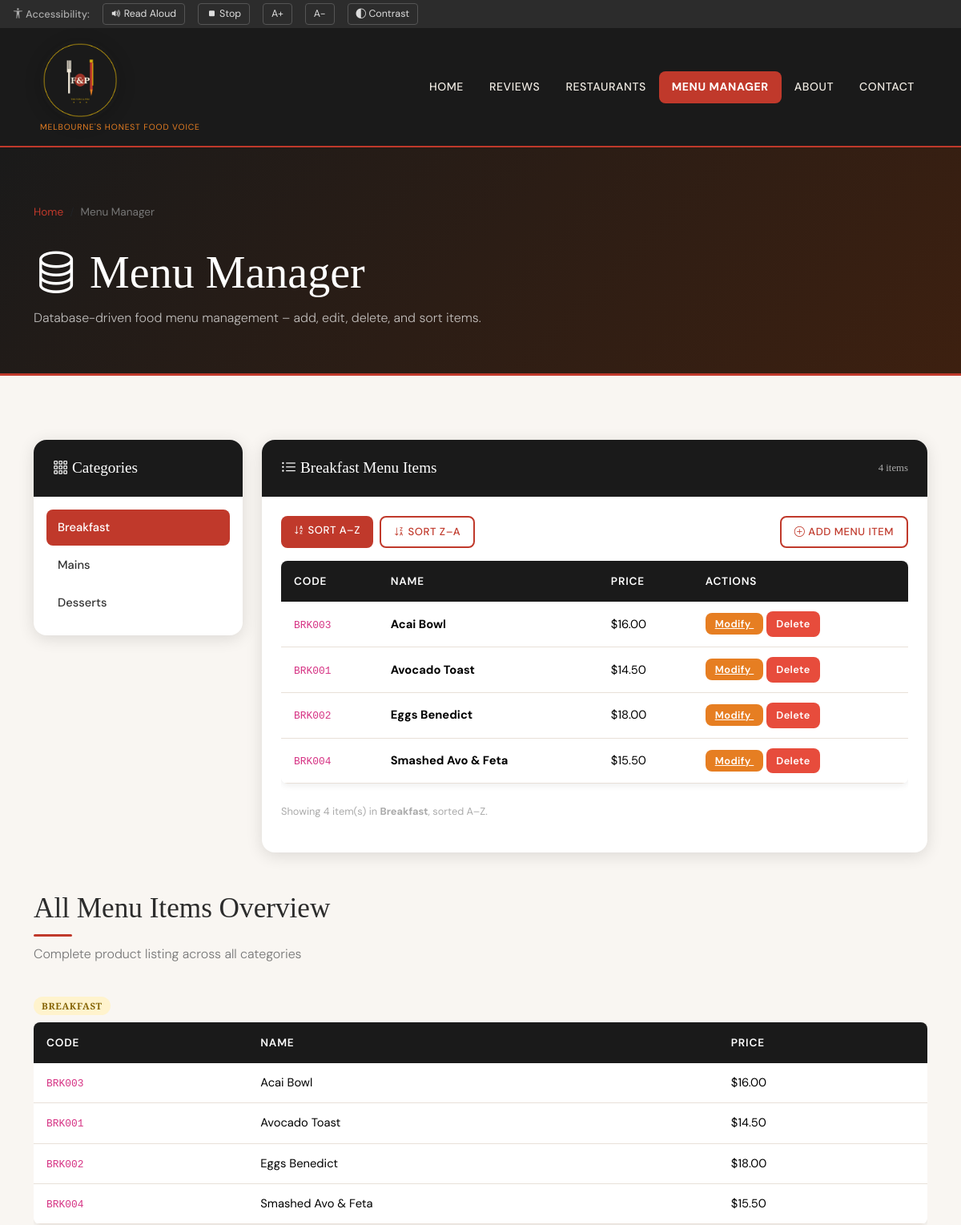
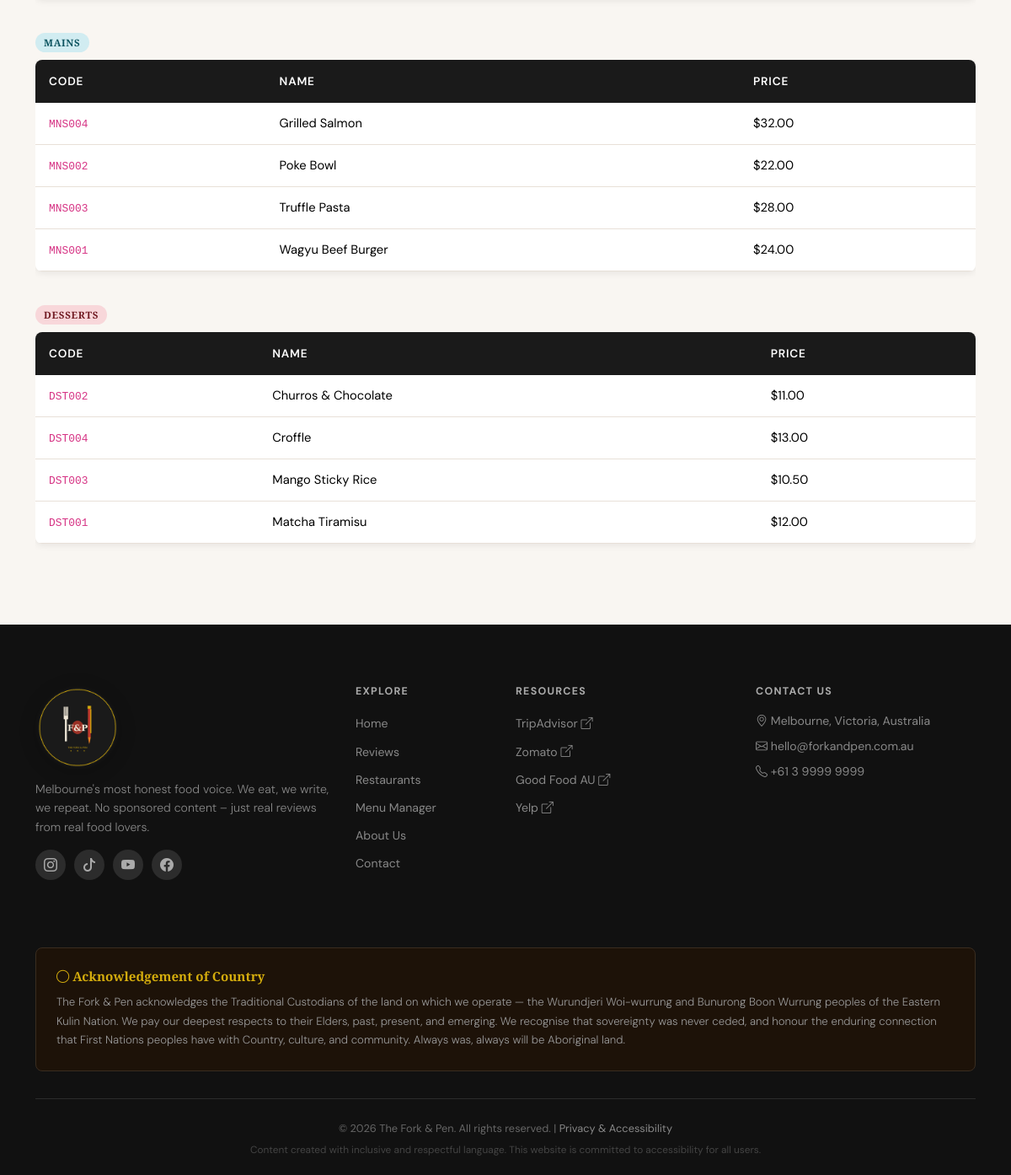
The page /menu_manager.php on the database its author committed (2 pictures, top to bottom).
### tables this page shows
CREATE TABLE Categories (
    categoryID   INT AUTO_INCREMENT PRIMARY KEY,
    categoryName VARCHAR(100) NOT NULL
);

CREATE TABLE Products (
    productID   INT AUTO_INCREMENT PRIMARY KEY,
    categoryID  INT NOT NULL,
    productCode VARCHAR(20) NOT NULL,
    productName VARCHAR(150) NOT NULL,
    listPrice   DECIMAL(10,2) NOT NULL,
    FOREIGN KEY (categoryID) REFERENCES Categories(categoryID)
);

### menu_manager.php (the view, shortened to what this page needs)
<?php
include 'includes/db_connect.php';
$sortOrder = 'ASC';
$activeCatID = isset($_GET['cat']) ? intval($_GET['cat']) : 0;
$categories = [];
$catResult = $conn->query(
    "SELECT categoryID, categoryName FROM Categories ORDER BY categoryID ASC"
);
if ($catResult) {
    while ($row = $catResult->fetch_assoc()) {
        $categories[] = $row;
    }
}
if ($activeCatID <= 0 && count($categories) > 0) {
    $activeCatID = $categories[0]['categoryID'];
}
$products = [];
if ($activeCatID > 0) {
    $stmt = $conn->prepare(
        "SELECT p.productID, p.productCode, p.productName, p.listPrice, c.categoryName
         FROM Products p
         JOIN Categories c ON p.categoryID = c.categoryID
         WHERE p.categoryID = ?
         ORDER BY p.productName " . $sortOrder
    );
    $stmt->bind_param('i', $activeCatID);
    $stmt->execute();
    $result = $stmt->get_result();
    while ($row = $result->fetch_assoc()) {
        $products[] = $row;
    }
}
$activeCatName = '';
foreach ($categories as $cat) {
    if ($cat['categoryID'] === $activeCatID) {
        $activeCatName = $cat['categoryName'];
        break;
    }
}
include 'includes/header.php';
?>
<div class="page-hero" aria-labelledby="mm-page-title">
    <div class="container">
        <nav aria-label="Breadcrumb navigation">
            <ol class="breadcrumb breadcrumb-fork">
                <li class="breadcrumb-item"><a href="index.php">Home</a></li>
                <li class="breadcrumb-item active" aria-current="page">Menu Manager</li>
            </ol>
        </nav>
        <h1 id="mm-page-title">
            <i class="bi bi-database" aria-hidden="true"></i> Menu Manager
        </h1>
        <p>Database-driven food menu management – add, edit, delete, and sort items.</p>
    </div>
</div>
<section class="section-pad" aria-labelledby="manager-heading">
    <div class="container">
        <div class="row g-4">
            <div class="col-lg-3">
                <div class="manager-panel">
                    <div class="manager-header">
                        <i class="bi bi-grid-3x3-gap" aria-hidden="true"></i> Categories
                    </div>
                    <div class="manager-body" style="padding:1rem;">
                        <nav aria-label="Category navigation">
                            <ul class="category-nav" role="list">
                                <?php foreach ($categories as $cat): ?>
                                <li>
                                    <a href="menu_manager.php?cat=<?= $cat['categoryID'] ?>&sort=<?= $sortOrder ?>"
                                       class="<?= ($cat['categoryID'] === $activeCatID) ? 'active' : '' ?>"
                                       aria-current="<?= ($cat['categoryID'] === $activeCatID) ? 'page' : 'false' ?>">
                                        <?= htmlspecialchars($cat['categoryName']) ?>
                                    </a>
                                </li>
                                <?php endforeach; ?>
                            </ul>
                        </nav>
                    </div>
                </div>
            </div>
            <div class="col-lg-9">
                <div class="manager-panel">
                    <div class="manager-header d-flex justify-content-between
                                align-items-center flex-wrap gap-2">
                        <span>
                            <i class="bi bi-list-ul" aria-hidden="true"></i>
                            <?= htmlspecialchars($activeCatName) ?> Menu Items
                        </span>
                        <span style="font-size:0.8rem;color:#aaa;">
                            <?= count($products) ?> item<?= count($products) !== 1 ? 's' : '' ?>
                        </span>
                    </div>
                    <div class="manager-body">
                        <div class="d-flex gap-2 mb-3 flex-wrap"
                             role="group" aria-label="Sort menu items">
                            <a href="menu_manager.php?cat=<?= $activeCatID ?>&sort=ASC"
                               class="btn-fork <?= $sortOrder === 'ASC' ? '' : 'btn-fork-outline' ?>"
                               style="font-size:0.82rem;padding:7px 16px;"
                               aria-pressed="<?= $sortOrder === 'ASC' ? 'true' : 'false' ?>">
                                <i class="bi bi-sort-alpha-down" aria-hidden="true"></i> Sort A–Z
                            </a>
                            <a href="menu_manager.php?cat=<?= $activeCatID ?>&sort=DESC"
                               class="btn-fork <?= $sortOrder === 'DESC' ? '' : 'btn-fork-outline' ?>"
                               style="font-size:0.82rem;padding:7px 16px;"
                               aria-pressed="<?= $sortOrder === 'DESC' ? 'true' : 'false' ?>">
                                <i class="bi bi-sort-alpha-down-alt" aria-hidden="true"></i> Sort Z–A
                            </a>
                            <button id="btn-show-add" class="btn-fork-outline ms-auto"
                                    style="font-size:0.82rem;padding:7px 16px;"
                                    aria-expanded="false" aria-controls="add-form-wrapper">
                                <i class="bi bi-plus-circle" aria-hidden="true"></i> Add Menu Item
                            </button>
                        </div>
                        <?php if (count($products) === 0): ?>
                        <div class="text-center py-4" role="status">
                            <i class="bi bi-inbox"
                               style="font-size:2.5rem;color:#ccc;" aria-hidden="true"></i>
                            <p style="color:#aaa;margin-top:0.5rem;">
                                No items in this category yet. Add one above.
                            </p>
                        </div>
                        <?php else: ?>
                        <div class="table-responsive">
                            <table class="table table-fork table-hover" role="table"
                                   aria-label="<?= htmlspecialchars($activeCatName) ?> menu items">
                                <thead>
                                    <tr>
                                        <th scope="col">Code</th>
                                        <th scope="col">Name</th>
                                        <th scope="col">Price</th>
                                        <th scope="col">Actions</th>
                                    </tr>
                                </thead>
                                <tbody>
                                    <?php
                                    for ($i = 0; $i < count($products); $i++):
                                        $p = $products[$i];
                                    ?>
                                    <tr>
                                        <td><code><?= htmlspecialchars($p['productCode']) ?></code></td>
                                        <td><strong><?= htmlspecialchars($p['productName']) ?></strong></td>
                                        <td>$<?= number_format($p['listPrice'], 2) ?></td>
                                        <td>
                                            <a href="menu_manager.php?cat=<?= $activeCatID ?>&sort=<?= $sortOrder ?>&modify=<?= intval($p['productID']) ?>#modify-panel"
                                               class="action-btn btn-modify me-1"
                                               aria-label="Modify <?= htmlspecialchars($p['productName']) ?>">
                                                Modify
                                            </a>
                                            <form method="POST"
                                                  action="menu_manager.php?cat=<?= $activeCatID ?>&sort=<?= $sortOrder ?>"
                                                  style="display:inline;">
                                                <button type="submit"
                                                        class="action-btn btn-delete"
                                                        onclick="return confirm('Delete \'<?= addslashes(htmlspecialchars($p['productName'])) ?>\'? This cannot be undone.');">
                                                    Delete
                                                </button>
                                            </form>
                                        </td>
                                    </tr>
                                    <?php endfor;  ?>
                                </tbody>
                            </table>
                        </div>
                        <p style="font-size:0.8rem;color:#aaa;margin-top:0.5rem;">
                            Showing <?= count($products) ?> item(s) in
                            <strong><?= htmlspecialchars($activeCatName) ?></strong>,
                            sorted <?= $sortOrder === 'ASC' ? 'A–Z' : 'Z–A' ?>.
                        </p>
                        <?php endif; ?>
                    </div>
                </div>
            </div>
        </div>
        <div class="mt-5">
            <h3 class="section-title" id="all-products-heading">All Menu Items Overview</h3>
            <p class="section-subtitle">Complete product listing across all categories</p>
            <?php
            $allResult = $conn->query(
                "SELECT p.productID, p.productCode, p.productName, p.listPrice,
                        c.categoryName, c.categoryID
                 FROM Products p
                 JOIN Categories c ON p.categoryID = c.categoryID
                 ORDER BY c.categoryID ASC, p.productName ASC"
            );
            $allProducts = [];
            if ($allResult) {
                while ($row = $allResult->fetch_assoc()) {
                    $allProducts[$row['categoryName']][] = $row;
                }
            }
            ?>
            <?php if (!empty($allProducts)): ?>
            <?php foreach ($allProducts as $catName => $items): ?>
            <div class="mb-4">
                <h4 style="font-size:1rem;color:#555;font-weight:600;margin-bottom:0.75rem;">
                    <span class="badge-category badge-<?= strtolower($catName) ?>">
                        <?= htmlspecialchars($catName) ?>
                    </span>
                </h4>
                <div class="table-responsive">
                    <table class="table table-fork table-sm"
                           aria-label="<?= htmlspecialchars($catName) ?> menu items">
                        <thead>
                            <tr>
                                <th scope="col">Code</th>
                                <th scope="col">Name</th>
                                <th scope="col">Price</th>
                            </tr>
                        </thead>
                        <tbody>
                            <?php foreach ($items as $item): ?>
                            <tr>
                                <td><code><?= htmlspecialchars($item['productCode']) ?></code></td>
                                <td><?= htmlspecialchars($item['productName']) ?></td>
                                <td>$<?= number_format($item['listPrice'], 2) ?></td>
                            </tr>
                            <?php endforeach; ?>
                        </tbody>
                    </table>
                </div>
            </div>
            <?php endforeach; ?>
            <?php else: ?>
            <p style="color:#aaa;">No products found. Please run the database setup SQL script.</p>
            <?php endif; ?>
        </div>
    </div>
</section>
<?php
include 'includes/footer.php';
?>

### rows shown on the page
categories: categoryName "Breakfast"
categories: categoryName "Mains"
categories: categoryName "Desserts"
products: productCode "BRK003", productName "Acai Bowl", listPrice "16.00"
products: productCode "BRK001", productName "Avocado Toast", listPrice "14.50"
products: productCode "BRK002", productName "Eggs Benedict", listPrice "18.00"
products: productCode "BRK004", productName "Smashed Avo & Feta", listPrice "15.50"
products: productCode "MNS004", productName "Grilled Salmon", listPrice "32.00"
products: productCode "MNS002", productName "Poke Bowl", listPrice "22.00"
products: productCode "MNS003", productName "Truffle Pasta", listPrice "28.00"
products: productCode "MNS001", productName "Wagyu Beef Burger", listPrice "24.00"
products: productCode "DST002", productName "Churros & Chocolate", listPrice "11.00"
products: productCode "DST004", productName "Croffle", listPrice "13.00"
products: productCode "DST003", productName "Mango Sticky Rice", listPrice "10.50"
products: productCode "DST001", productName "Matcha Tiramisu", listPrice "12.00"

### other values the page prints
count($products) "4"
$catName "BREAKFAST"
$catName "MAINS"
$catName "DESSERTS"
